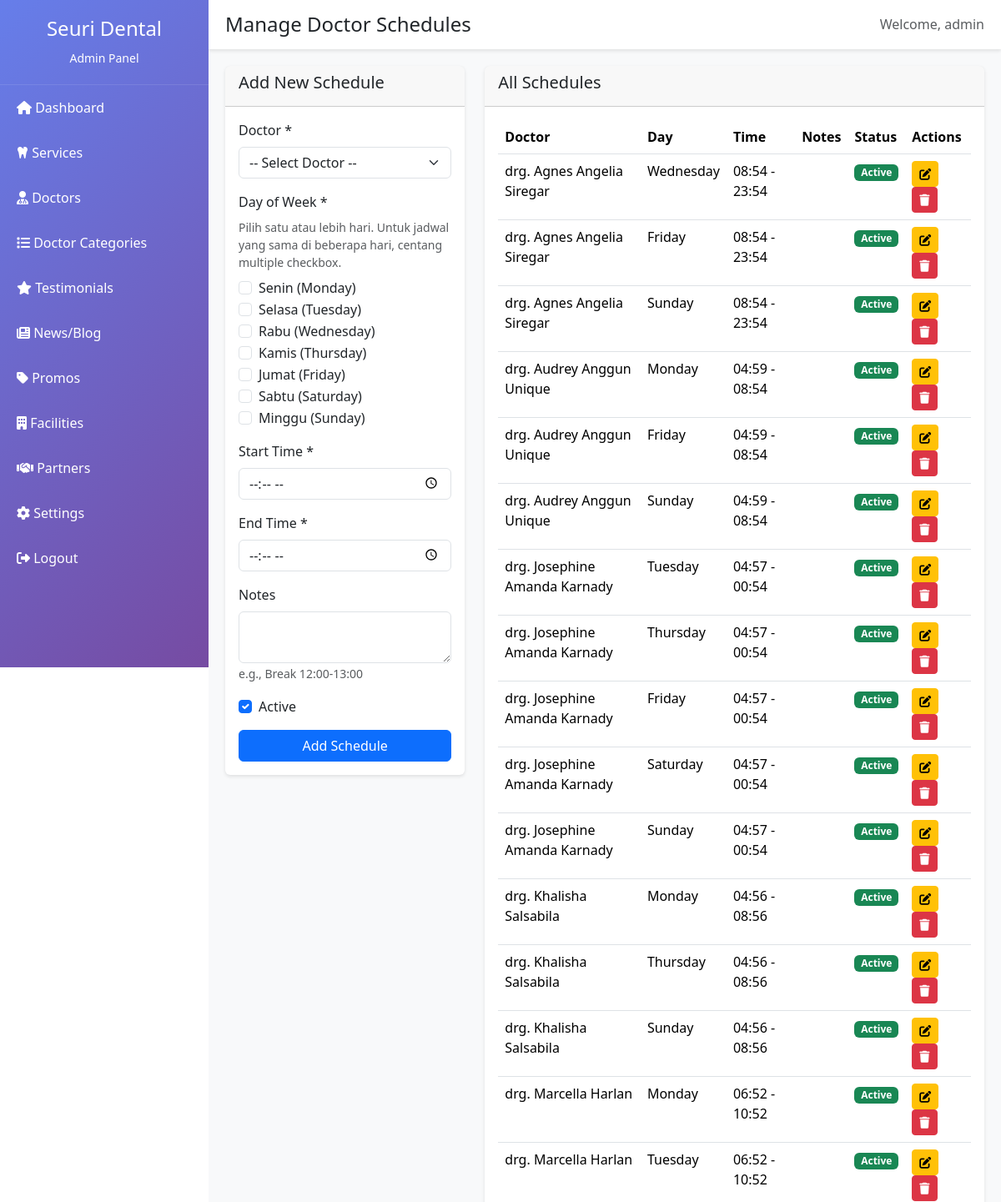
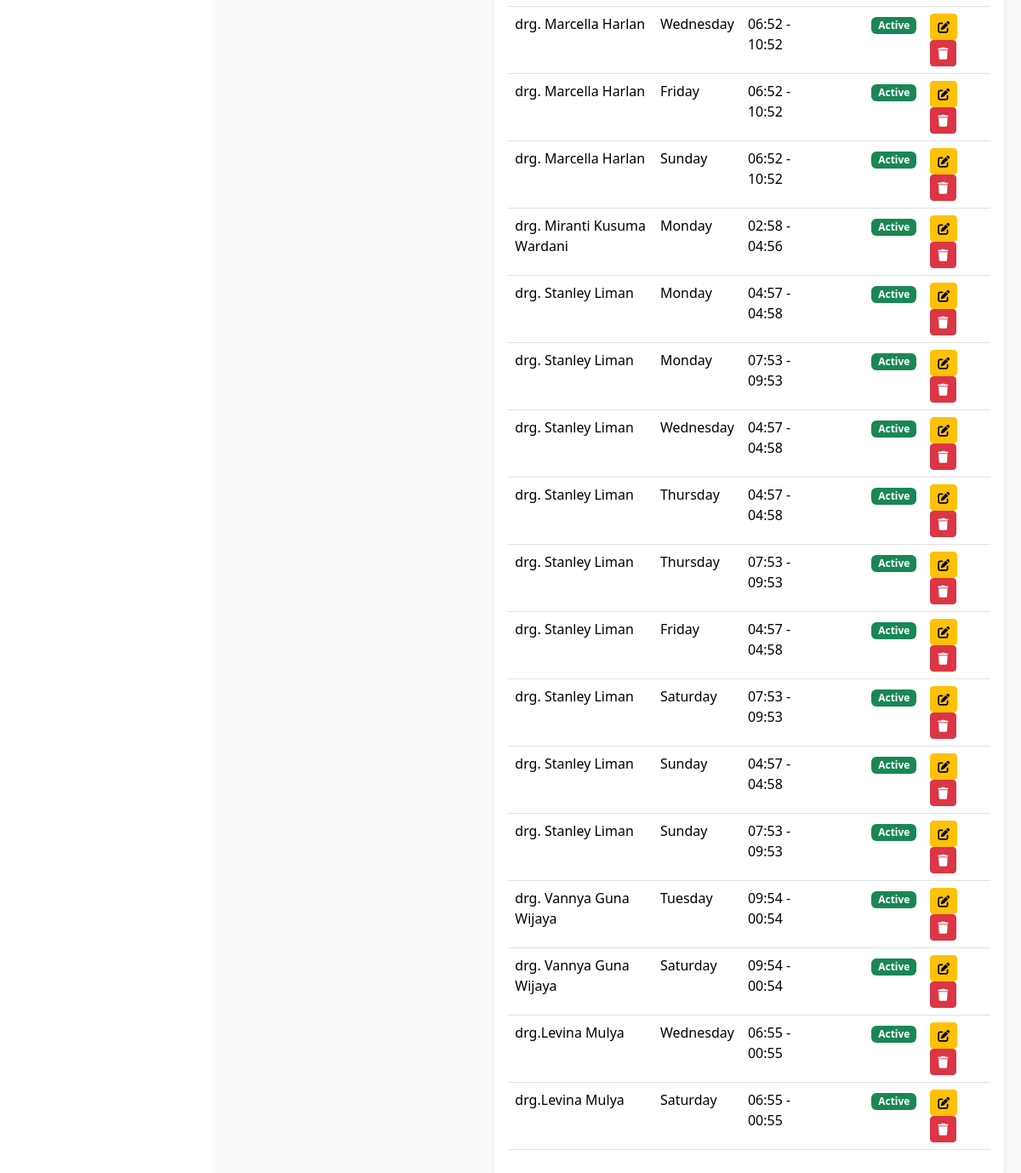
Screenshot of /admin/doctor_schedules.php (signed in) with the database file from the repository (2 pictures, top to bottom).
### tables this page shows
CREATE TABLE `doctor_schedules` (
  `id` int(11) NOT NULL,
  `doctor_id` int(11) NOT NULL,
  `day_of_week` enum('Monday','Tuesday','Wednesday','Thursday','Friday','Saturday','Sunday') NOT NULL,
  `start_time` time NOT NULL,
  `end_time` time NOT NULL,
  `is_active` tinyint(1) DEFAULT 1,
  `notes` text DEFAULT NULL,
  `created_at` timestamp NOT NULL DEFAULT current_timestamp(),
  `updated_at` timestamp NOT NULL DEFAULT current_timestamp() ON UPDATE current_timestamp()
);

CREATE TABLE `doctors` (
  `id` int(11) NOT NULL,
  `name` varchar(100) NOT NULL,
  `title` varchar(50) DEFAULT NULL,
  `specialty` varchar(100) DEFAULT NULL,
  `specialty_id` int(11) DEFAULT NULL,
  `experience_years` int(11) DEFAULT 0,
  `photo` varchar(255) DEFAULT NULL,
  `bio` text DEFAULT NULL,
  `services_offered` text DEFAULT NULL,
  `education` text DEFAULT NULL,
  `schedule` text DEFAULT NULL,
  `is_active` tinyint(1) DEFAULT 1,
  `display_order` int(11) DEFAULT 0,
  `created_at` timestamp NOT NULL DEFAULT current_timestamp(),
  `updated_at` timestamp NOT NULL DEFAULT current_timestamp() ON UPDATE current_timestamp()
);

### admin/db_config.php (called while the page is built, shortened)
<?php
function getDBConnection() {
    $conn = new mysqli(DB_HOST, DB_USER, DB_PASS, DB_NAME);
    $conn->set_charset("utf8mb4");
    return $conn;
}
function fetchAll($sql) {
    $conn = getDBConnection();
    $result = $conn->query($sql);
    $data = [];
    if ($result && $result->num_rows > 0) {
        while ($row = $result->fetch_assoc()) {
            $data[] = $row;
        }
    }
    return $data;
}
?>

### admin/doctor_schedules.php (the view, shortened to what this page needs)
<?php
require_once 'db_config.php';
$doctor_id = isset($_GET['doctor_id']) ? intval($_GET['doctor_id']) : 0;
$doctor = null;
if ($doctor_id > 0) {
    $schedules = fetchAll("SELECT * FROM doctor_schedules WHERE doctor_id=$doctor_id ORDER BY
                           FIELD(day_of_week, 'Monday', 'Tuesday', 'Wednesday', 'Thursday', 'Friday', 'Saturday', 'Sunday'),
                           start_time ASC");
} else {
    $schedules = fetchAll("SELECT ds.*, d.name as doctor_name FROM doctor_schedules ds
                           JOIN doctors d ON ds.doctor_id = d.id
                           ORDER BY d.name ASC,
                           FIELD(ds.day_of_week, 'Monday', 'Tuesday', 'Wednesday', 'Thursday', 'Friday', 'Saturday', 'Sunday'),
                           ds.start_time ASC");
}
$edit_data = isset($_GET['edit']) ? fetchOne("SELECT * FROM doctor_schedules WHERE id=" . intval($_GET['edit'])) : null;
include 'includes/header.php';
?>
<div class="row">
    <div class="col-md-4">
        <div class="card">
            <div class="card-header">
                <h5><?= $edit_data ? 'Edit Schedule' : 'Add New Schedule' ?></h5>
            </div>
            <div class="card-body">
                <form method="POST">
                    <div class="mb-3">
                        <label class="form-label">Doctor *</label>
                        <select name="doctor_id" class="form-select" required <?= $doctor_id > 0 ? '' : '' ?>>
                            <?php if ($doctor_id > 0): ?>
                                <option value="<?= $doctor_id ?>" selected><?= htmlspecialchars($doctor['name']) ?> <?= htmlspecialchars($doctor['title']) ?></option>
                            <?php else: ?>
                                <option value="">-- Select Doctor --</option>
                            <?php endif; ?>
                        </select>
                    </div>
                    <div class="mb-3">
                        <label class="form-label">Day of Week *</label>
                        <?php if (!$edit_data): ?>
                            <small class="text-muted d-block mb-2">Pilih satu atau lebih hari. Untuk jadwal yang sama di beberapa hari, centang multiple checkbox.</small>
                            <?php
                            $days = [
                                'Monday' => 'Senin',
                                'Tuesday' => 'Selasa',
                                'Wednesday' => 'Rabu',
                                'Thursday' => 'Kamis',
                                'Friday' => 'Jumat',
                                'Saturday' => 'Sabtu',
                                'Sunday' => 'Minggu'
                            ];
                            foreach ($days as $day_en => $day_id):
                            ?>
                                <div class="form-check">
                                    <input class="form-check-input" type="checkbox" name="day_of_week[]" value="<?= $day_en ?>" id="day_<?= $day_en ?>">
                                    <label class="form-check-label" for="day_<?= $day_en ?>">
                                        <?= $day_id ?> (<?= $day_en ?>)
                                    </label>
                                </div>
                            <?php endforeach; ?>
                        <?php endif; ?>
                    </div>
                    <div class="mb-3">
                        <label class="form-label">Start Time *</label>
                        <input type="time" name="start_time" class="form-control"
                               value="<?= htmlspecialchars($edit_data['start_time'] ?? '') ?>" required>
                    </div>
                    <div class="mb-3">
                        <label class="form-label">End Time *</label>
                        <input type="time" name="end_time" class="form-control"
                               value="<?= htmlspecialchars($edit_data['end_time'] ?? '') ?>" required>
                    </div>
                    <div class="mb-3">
                        <label class="form-label">Notes</label>
                        <textarea name="notes" class="form-control" rows="2"><?= htmlspecialchars($edit_data['notes'] ?? '') ?></textarea>
                        <small class="text-muted">e.g., Break 12:00-13:00</small>
                    </div>
                    <div class="mb-3 form-check">
                        <input type="checkbox" name="is_active" class="form-check-input" id="is_active"
                               <?= ($edit_data && $edit_data['is_active']) || !$edit_data ? 'checked' : '' ?>>
                        <label class="form-check-label" for="is_active">Active</label>
                    </div>
                    <button type="submit" class="btn btn-primary w-100">
                        <?= $edit_data ? 'Update' : 'Add' ?> Schedule
                    </button>
                </form>
            </div>
        </div>
    </div>
    <div class="col-md-8">
        <div class="card">
            <div class="card-header">
                <h5>All Schedules <?= $doctor ? 'for ' . htmlspecialchars($doctor['name']) : '' ?></h5>
            </div>
            <div class="card-body">
                <div class="table-responsive">
                    <table class="table table-hover">
                        <thead>
                            <tr>
                                <?php if (!$doctor_id): ?>
                                    <th>Doctor</th>
                                <?php endif; ?>
                                <th>Day</th>
                                <th>Time</th>
                                <th>Notes</th>
                                <th>Status</th>
                                <th>Actions</th>
                            </tr>
                        </thead>
                        <tbody>
                            <?php foreach ($schedules as $schedule): ?>
                            <tr>
                                <?php if (!$doctor_id): ?>
                                    <td><?= htmlspecialchars($schedule['doctor_name']) ?></td>
                                <?php endif; ?>
                                <td><?= htmlspecialchars($schedule['day_of_week']) ?></td>
                                <td><?= date('H:i', strtotime($schedule['start_time'])) ?> - <?= date('H:i', strtotime($schedule['end_time'])) ?></td>
                                <td><?= htmlspecialchars($schedule['notes']) ?></td>
                                <td>
                                    <span class="badge bg-<?= $schedule['is_active'] ? 'success' : 'secondary' ?>">
                                        <?= $schedule['is_active'] ? 'Active' : 'Inactive' ?>
                                    </span>
                                </td>
                                <td>
                                    <a href="?<?= $doctor_id > 0 ? "doctor_id=$doctor_id&" : "" ?>edit=<?= $schedule['id'] ?>" class="btn btn-sm btn-warning">
                                        <i class="fas fa-edit"></i>
                                    </a>
                                    <form method="POST" style="display:inline;" onsubmit="return confirmDelete()">
                                        <button type="submit" class="btn btn-sm btn-danger">
                                            <i class="fas fa-trash"></i>
                                        </button>
                                    </form>
                                </td>
                            </tr>
                            <?php endforeach; ?>
                        </tbody>
                    </table>
                </div>
            </div>
        </div>
    </div>
</div>
<?php include 'includes/footer.php'; ?>

### admin/includes/header.php (style rules this page uses)
:root { --sidebar-width: 250px; --primary-color: #667eea; --secondary-color: #764ba2; }
body { font-family: 'Segoe UI', Tahoma, Geneva, Verdana, sans-serif; }
.card { border: none; box-shadow: 0 2px 4px rgba(0,0,0,0.1); margin-bottom: 20px; }

### rows the page displays
doctor_schedules: doctor.name "drg. Agnes Angelia Siregar", day_of_week "Wednesday", start_time "08:54", end_time "23:54", is_active "Active"
doctor_schedules: doctor.name "drg. Agnes Angelia Siregar", day_of_week "Friday", start_time "08:54", end_time "23:54", is_active "Active"
doctor_schedules: doctor.name "drg. Agnes Angelia Siregar", day_of_week "Sunday", start_time "08:54", end_time "23:54", is_active "Active"
doctor_schedules: doctor.name "drg. Audrey Anggun Unique", day_of_week "Monday", start_time "04:59", end_time "08:54", is_active "Active"
doctor_schedules: doctor.name "drg. Audrey Anggun Unique", day_of_week "Friday", start_time "04:59", end_time "08:54", is_active "Active"
doctor_schedules: doctor.name "drg. Audrey Anggun Unique", day_of_week "Sunday", start_time "04:59", end_time "08:54", is_active "Active"
doctor_schedules: doctor.name "drg. Josephine Amanda Karnady", day_of_week "Tuesday", start_time "04:57", end_time "00:54", is_active "Active"
doctor_schedules: doctor.name "drg. Josephine Amanda Karnady", day_of_week "Thursday", start_time "04:57", end_time "00:54", is_active "Active"
doctor_schedules: doctor.name "drg. Josephine Amanda Karnady", day_of_week "Friday", start_time "04:57", end_time "00:54", is_active "Active"
doctor_schedules: doctor.name "drg. Josephine Amanda Karnady", day_of_week "Saturday", start_time "04:57", end_time "00:54", is_active "Active"
doctor_schedules: doctor.name "drg. Josephine Amanda Karnady", day_of_week "Sunday", start_time "04:57", end_time "00:54", is_active "Active"
doctor_schedules: doctor.name "drg. Khalisha Salsabila", day_of_week "Monday", start_time "04:56", end_time "08:56", is_active "Active"
doctor_schedules: doctor.name "drg. Khalisha Salsabila", day_of_week "Thursday", start_time "04:56", end_time "08:56", is_active "Active"
doctor_schedules: doctor.name "drg. Khalisha Salsabila", day_of_week "Sunday", start_time "04:56", end_time "08:56", is_active "Active"
doctor_schedules: doctor.name "drg. Marcella Harlan", day_of_week "Monday", start_time "06:52", end_time "10:52", is_active "Active"
doctor_schedules: doctor.name "drg. Marcella Harlan", day_of_week "Tuesday", start_time "06:52", end_time "10:52", is_active "Active"
doctor_schedules: doctor.name "drg. Marcella Harlan", day_of_week "Wednesday", start_time "06:52", end_time "10:52", is_active "Active"
doctor_schedules: doctor.name "drg. Marcella Harlan", day_of_week "Friday", start_time "06:52", end_time "10:52", is_active "Active"
doctor_schedules: doctor.name "drg. Marcella Harlan", day_of_week "Sunday", start_time "06:52", end_time "10:52", is_active "Active"
doctor_schedules: doctor.name "drg. Miranti Kusuma Wardani", day_of_week "Monday", start_time "02:58", end_time "04:56", is_active "Active"
doctor_schedules: doctor.name "drg. Stanley Liman", day_of_week "Monday", start_time "04:57", end_time "04:58", is_active "Active"
doctor_schedules: doctor.name "drg. Stanley Liman", day_of_week "Monday", start_time "07:53", end_time "09:53", is_active "Active"
doctor_schedules: doctor.name "drg. Stanley Liman", day_of_week "Wednesday", start_time "04:57", end_time "04:58", is_active "Active"
doctor_schedules: doctor.name "drg. Stanley Liman", day_of_week "Thursday", start_time "04:57", end_time "04:58", is_active "Active"
doctor_schedules: doctor.name "drg. Stanley Liman", day_of_week "Thursday", start_time "07:53", end_time "09:53", is_active "Active"
doctor_schedules: doctor.name "drg. Stanley Liman", day_of_week "Friday", start_time "04:57", end_time "04:58", is_active "Active"
doctor_schedules: doctor.name "drg. Stanley Liman", day_of_week "Saturday", start_time "07:53", end_time "09:53", is_active "Active"
doctor_schedules: doctor.name "drg. Stanley Liman", day_of_week "Sunday", start_time "04:57", end_time "04:58", is_active "Active"
doctor_schedules: doctor.name "drg. Stanley Liman", day_of_week "Sunday", start_time "07:53", end_time "09:53", is_active "Active"
doctor_schedules: doctor.name "drg. Vannya Guna Wijaya", day_of_week "Tuesday", start_time "09:54", end_time "00:54", is_active "Active"
doctor_schedules: doctor.name "drg. Vannya Guna Wijaya", day_of_week "Saturday", start_time "09:54", end_time "00:54", is_active "Active"
doctor_schedules: doctor.name "drg.Levina Mulya", day_of_week "Wednesday", start_time "06:55", end_time "00:55", is_active "Active"
doctor_schedules: doctor.name "drg.Levina Mulya", day_of_week "Saturday", start_time "06:55", end_time "00:55", is_active "Active"

### other values shown
$page_title "Manage Doctor Schedules"
$_SESSION['admin_username'] "admin"
$day_id "Senin"
$day_en "Monday"
$day_id "Selasa"
$day_en "Tuesday"
$day_id "Rabu"
$day_en "Wednesday"
$day_id "Kamis"
$day_en "Thursday"
$day_id "Jumat"
$day_en "Friday"
$day_id "Sabtu"
$day_en "Saturday"
$day_id "Minggu"
